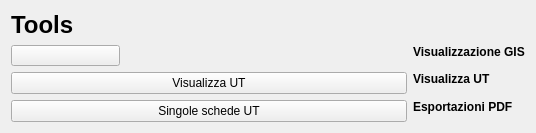
       <widget class="QWidget" name="tab_4">
        <attribute name="title">
         <string>Tools</string>
        </attribute>
        <layout class="QGridLayout" name="gridLayout_8">
         <item row="4" column="1" alignment="Qt::AlignTop">
          <widget class="QPushButton" name="pushButton_showLayer">
           <property name="font">
            <font>
             <pointsize>9</pointsize>
            </font>
           </property>
           <property name="toolTip">
            <string>Show Selcted Features</string>
           </property>
           <property name="text">
            <string>Visualizza UT</string>
           </property>
           <property name="icon">
            <iconset>
             <normaloff>:/images/sheet.png</normaloff>:/images/sheet.png</iconset>
           </property>
           <property name="checkable">
            <bool>false</bool>
           </property>
           <property name="default">
            <bool>false</bool>
           </property>
           <property name="flat">
            <bool>false</bool>
           </property>
          </widget>
         </item>
         <item row="5" column="1" alignment="Qt::AlignTop">
          <widget class="QPushButton" name="pushButton_pdf_exp">
           <property name="font">
            <font>
             <pointsize>9</pointsize>
            </font>
           </property>
           <property name="toolTip">
            <string>Export PDF</string>
           </property>
           <property name="text">
            <string>Singole schede UT</string>
           </property>
           <property name="icon">
            <iconset>
             <normaloff>:/images/sheet.png</normaloff>:/images/sheet.png</iconset>
           </property>
          </widget>
         </item>
         <item row="0" column="1" alignment="Qt::AlignTop">
          <widget class="QLabel" name="label_36">
           <property name="minimumSize">
            <size>
             <width>396</width>
             <height>0</height>
            </size>
           </property>
           <property name="font">
            <font>
             <pointsize>18</pointsize>
             <weight>75</weight>
             <bold>true</bold>
            </font>
           </property>
           <property name="text">
            <string>Tools</string>
           </property>
          </widget>
         </item>
         <item row="1" column="1" alignment="Qt::AlignTop">
          <widget class="QToolButton" name="toolButtonGis">
           <property name="minimumSize">
            <size>
             <width>109</width>
             <height>0</height>
            </size>
           </property>
           <property name="toolTip">
            <string/>
           </property>
           <property name="text">
            <string/>
           </property>
           <property name="icon">
            <iconset>
             <normaloff>:/images/GIS.png</normaloff>:/images/GIS.png</iconset>
           </property>
           <property name="shortcut">
            <string>Ctrl+G</string>
           </property>
           <property name="checkable">
            <bool>true</bool>
           </property>
           <property name="checked">
            <bool>false</bool>
           </property>
           <property name="toolButtonStyle">
            <enum>Qt::ToolButtonTextOnly</enum>
           </property>
           <property name="arrowType">
            <enum>Qt::NoArrow</enum>
           </property>
          </widget>
         </item>
         <item row="1" column="2" alignment="Qt::AlignTop">
          <widget class="QLabel" name="label_38">
           <property name="font">
            <font>
             <weight>75</weight>
             <bold>true</bold>
            </font>
           </property>
           <property name="text">
            <string>Visualizzazione GIS</string>
           </property>
          </widget>
         </item>
         <item row="4" column="2" alignment="Qt::AlignTop">
          <widget class="QLabel" name="label_46">
           <property name="font">
            <font>
             <weight>75</weight>
             <bold>true</bold>
            </font>
           </property>
           <property name="text">
            <string>Visualizza UT</string>
           </property>
          </widget>
         </item>
         <item row="5" column="2" alignment="Qt::AlignTop">
          <widget class="QLabel" name="label_41">
           <property name="font">
            <font>
             <weight>75</weight>
             <bold>true</bold>
            </font>
           </property>
           <property name="text">
            <string>Esportazioni PDF</string>
           </property>
          </widget>
         </item>
        </layout>
       </widget>
